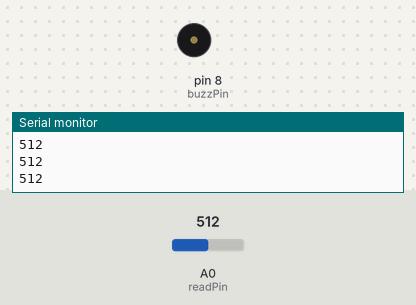
Simulated run of this sketch. Board: Arduino Uno, built with avr-gcc and run on an emulated ATmega328P. On the bench: buzzer (waves = sounding, pin HIGH), the last lines printed to the serial monitor. Inputs (shaded band) come from the test bench; at power-on: A0 (readPin) = 512.

Above: at 1.2 s.
1.3 s: A0 (readPin) set to 985
2.8 s: A0 (readPin) set to 1019
At 4.0 s:
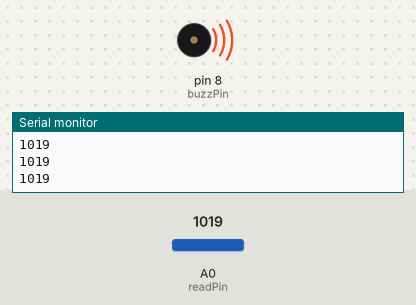
4.3 s: A0 (readPin) set to 990
At 5.4 s:
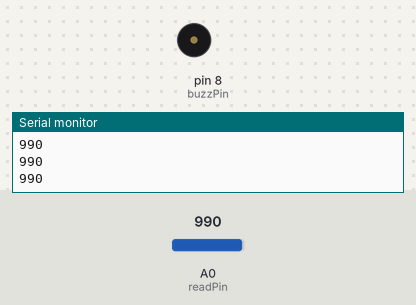
5.9 s: A0 (readPin) set to 1010
At 6.7 s:
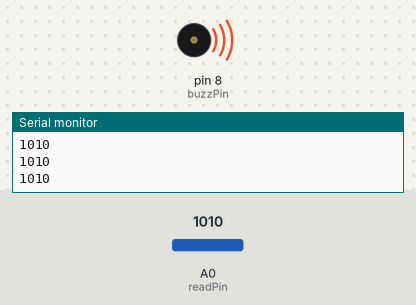
Timing chart, 0 to 8.5 s (numbered marks = the images above; inputs shaded):
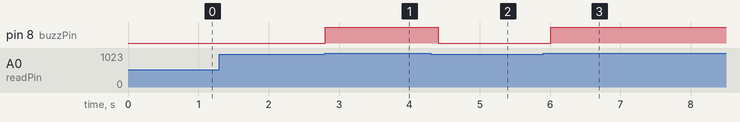

Measured:
- the behaviour switches between 1000 and 1001 on A0 (readPin) (found by bisection; images 0 and 1)
- after the input at 2.8 s, pin 8 (buzzPin): LOW → HIGH at once
- after the input at 4.3 s, pin 8 (buzzPin): HIGH → LOW after 0.11 s
- after the input at 5.9 s, pin 8 (buzzPin): LOW → HIGH after 0.11 s

The sketch:

lesson_22_session.ino
```cpp
// String prompt = "Please input a number: ";
int inputNum;
int buzzPin = 8;
int readPin = A0;
// int buzzLength = 2000;
int readDelay = 200;

void setup() {
    Serial.begin(115200);
    pinMode(readPin, INPUT);
    pinMode(buzzPin, OUTPUT);
}

// void loop() {
//     Serial.println(prompt);
//     while (Serial.available() == 0) {}

//     inputNum = Serial.parseInt();
//     if (inputNum > 10) {
//         digitalWrite(buzzPin,1);
//         delay(buzzLength);
//         digitalWrite(buzzPin,0);
//     }
// }

void loop() {
    inputNum = analogRead(readPin);
    Serial.println(inputNum);
    if (inputNum > 1000) {
        digitalWrite(buzzPin,1);
    } else {
        digitalWrite(buzzPin,0);
    }
    delay(readDelay);
}
```
